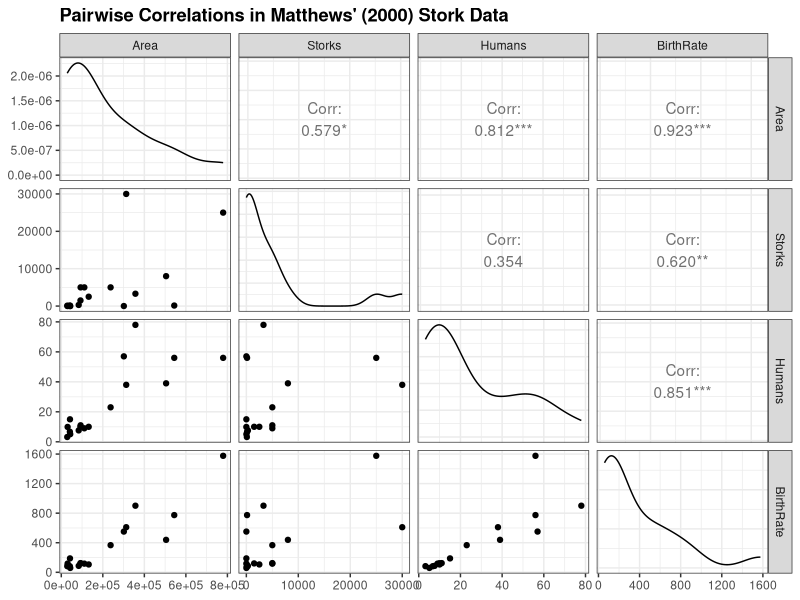
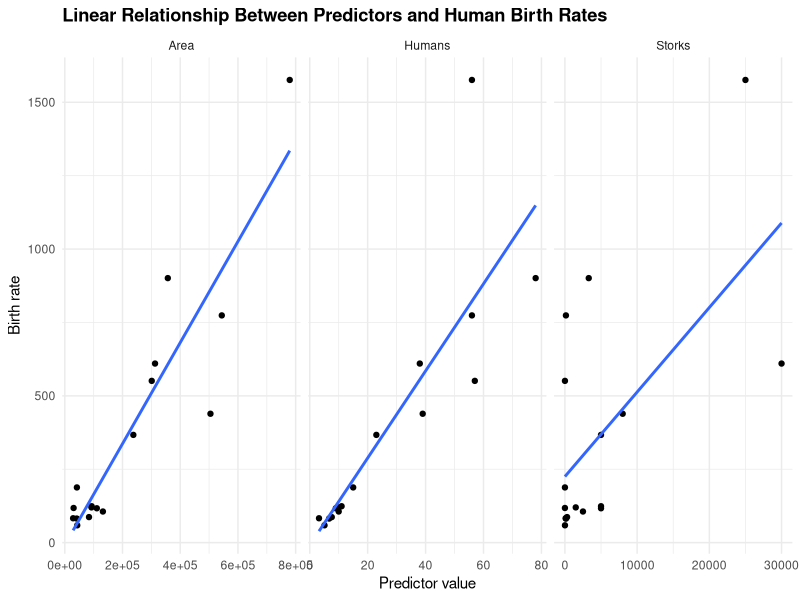
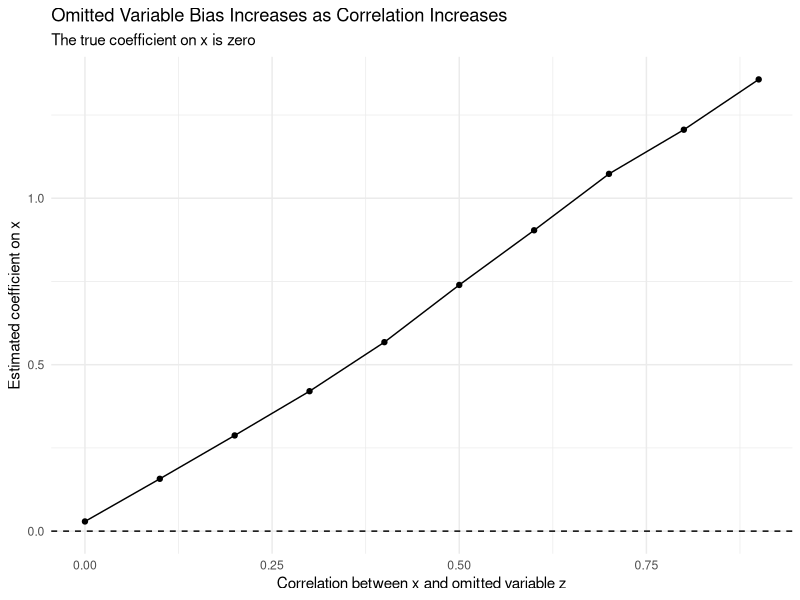

These figures' R source, in order:
## ---- chunk 1
knitr::opts_chunk$set(
  echo = TRUE,
  message = FALSE,
  warning = FALSE,
  fig.width = 7,
  fig.height = 5
)

library(tidyverse)
library(GGally)
## ---- chunk 2
storks <- tribble(
  ~Country, ~Area, ~Storks, ~Humans, ~BirthRate,
  "ALB",    28750,    100,    3.2,    83,
  "AUT",    83860,    300,    7.6,    87,
  "BEL",    30520,      1,    9.9,   118,
  "BGR",   111000,   5000,    9.0,   117,
  "DNK",    43100,      9,    5.1,    59,
  "FRA",   544000,    140,   56.0,   774,
  "DEU",   357000,   3300,   78.0,   901,
  "GRC",   132000,   2500,   10.0,   106,
  "NLD",    41900,      4,   15.0,   188,
  "HUN",    93000,   5000,   11.0,   124,
  "ITA",   301280,      5,   57.0,   551,
  "POL",   312680,  30000,   38.0,   610,
  "PRT",    92390,   1500,   10.0,   120,
  "ROU",   237500,   5000,   23.0,   367,
  "ESP",   504750,   8000,   39.0,   439,
  "CHE",    41290,    150,    6.7,    82,
  "TUR",   779450,  25000,   56.0,  1576
)
## ---- chunk 3
storks %>%
  select(where(is.numeric)) %>%
  GGally::ggpairs() +
  theme_bw() +
  theme(plot.title = element_text(face = "bold")) +
  ggtitle("Pairwise Correlations in Matthews' (2000) Stork Data")
## ---- chunk 4
storks %>%
  pivot_longer(
    cols = c(Area, Storks, Humans),
    names_to = "predictor",
    values_to = "value"
  ) %>%
  ggplot(aes(value, BirthRate)) +
  geom_point() +
  geom_smooth(method = "lm", se = FALSE) +
  facet_wrap(vars(predictor), scales = "free_x") +
  theme_minimal() +
  theme(plot.title = element_text(face = "bold")) +
  labs(
    x = "Predictor value",
    y = "Birth rate",
    title = "Linear Relationship Between Predictors and Human Birth Rates"
  )
## ---- chunk 5
model1 <- lm(BirthRate ~ Storks, data = storks)
summary(model1)
## ---- chunk 6
model2 <- lm(BirthRate ~ Storks + Humans + Area, data = storks)
summary(model2)
## ---- chunk 7
set.seed(42)

N <- 10000

beta_0 <- 1.5
beta_1 <- 0
gamma <- 1.5
rho <- 0.6

x <- rnorm(N, mean = 0, sd = 1)

z <- rho * x + sqrt(1 - rho^2) * rnorm(N, mean = 0, sd = 1)

epsilon <- rnorm(N, mean = 0, sd = 1)

Y <- beta_0 + beta_1 * x + gamma * z + epsilon

sim_data <- tibble(Y, x, z)
## ---- chunk 8
m1 <- lm(Y ~ x, data = sim_data)
summary(m1)
## ---- chunk 9
m2 <- lm(Y ~ x + z, data = sim_data)
summary(m2)
## ---- chunk 10
set.seed(123)

rhos <- seq(0, 0.9, by = 0.1)

bias_results <- map_dfr(rhos, function(rho) {
  x <- rnorm(N, mean = 0, sd = 1)
  z <- rho * x + sqrt(1 - rho^2) * rnorm(N, mean = 0, sd = 1)
  epsilon <- rnorm(N, mean = 0, sd = 1)

  Y <- beta_0 + beta_1 * x + gamma * z + epsilon

  omitted_model <- lm(Y ~ x)
  full_model <- lm(Y ~ x + z)

  tibble(
    rho = rho,
    omitted_model_estimate = coef(omitted_model)[["x"]],
    full_model_estimate = coef(full_model)[["x"]]
  )
})
## ---- chunk 11
bias_results %>%
  ggplot(aes(rho, omitted_model_estimate)) +
  geom_point() +
  geom_line() +
  geom_hline(yintercept = beta_1, linetype = "dashed") +
  theme_minimal() +
  labs(
    x = "Correlation between x and omitted variable z",
    y = "Estimated coefficient on x",
    title = "Omitted Variable Bias Increases as Correlation Increases",
    subtitle = "The true coefficient on x is zero"
  )
